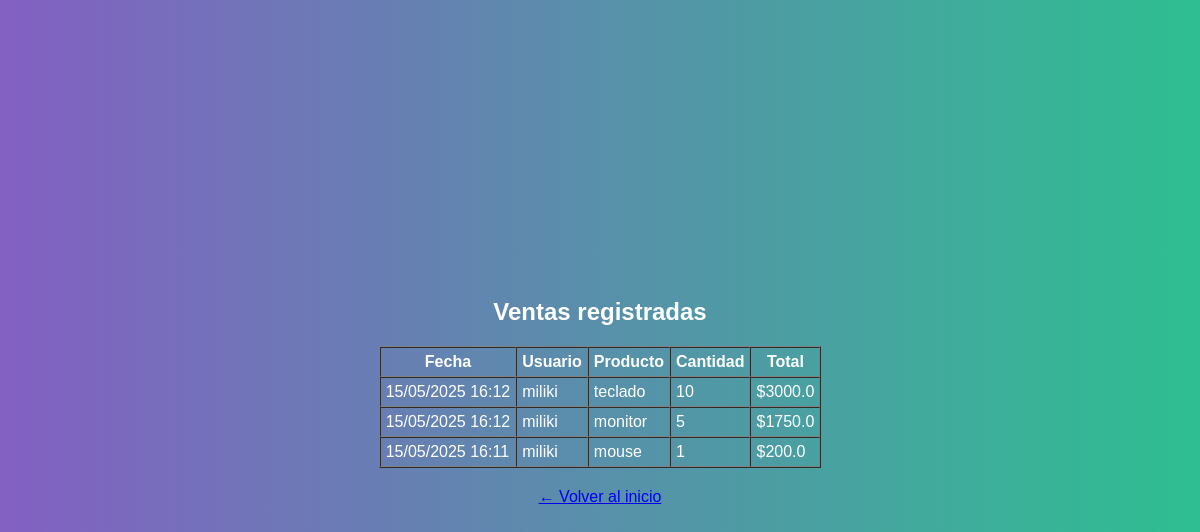
The app's page /ventas (signed in), older data.
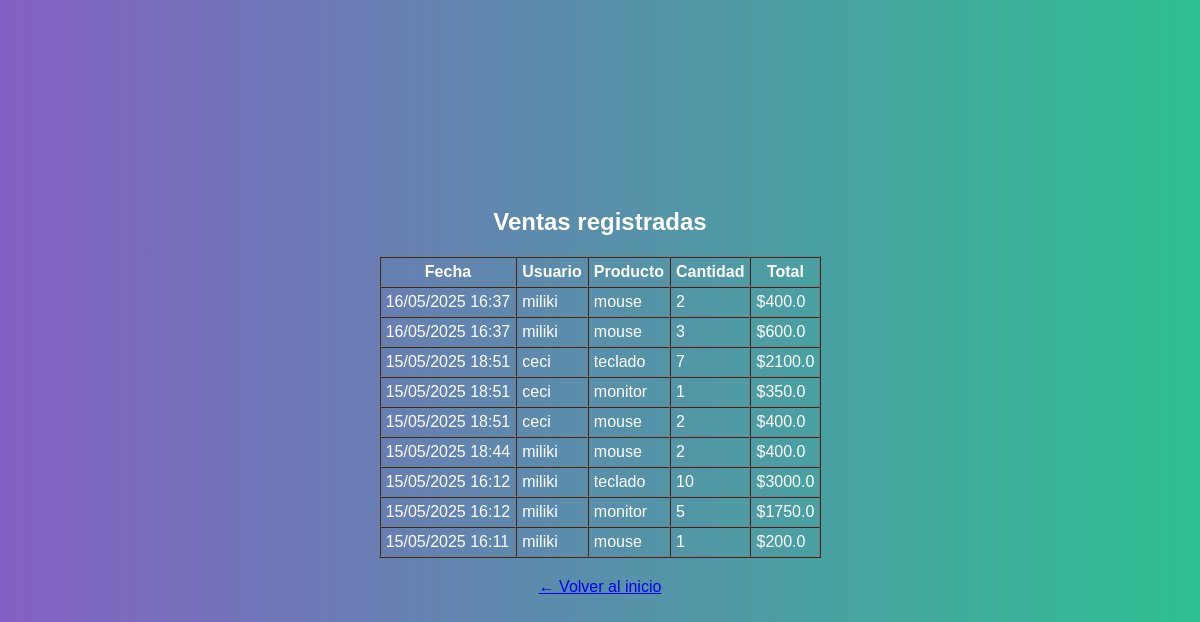
The same page, newer data.
### app/models.py (models this page shows, shortened)
class Venta(db.Model):
    id = db.Column(db.Integer, primary_key=True)
    producto_id = db.Column(db.Integer, db.ForeignKey('producto.id'), nullable=False)
    usuario_id = db.Column(db.Integer, db.ForeignKey('user.id'), nullable=False)
    cantidad = db.Column(db.Integer, nullable=False)
    total = db.Column(db.Float, nullable=False)
    fecha = db.Column(db.DateTime, default=datetime.utcnow)
    producto = db.relationship('Producto', backref='ventas')

class User(UserMixin, db.Model):
    id = db.Column(db.Integer, primary_key=True)
    username = db.Column(db.String(100), nullable=False, unique=True)
    email = db.Column(db.String(150), nullable=False, unique=True)
    password = db.Column(db.String(200), nullable=False)
    role = db.Column(db.String(10), nullable=False, default='user')  # user o admin
    ventas = db.relationship('Venta', backref='usuario', lazy=True)

class Producto(db.Model):
    id = db.Column(db.Integer, primary_key=True)
    nombre = db.Column(db.String(100), nullable=False)
    descripcion = db.Column(db.String(200))
    precio = db.Column(db.Float, nullable=False)
    costo_proveedor = db.Column(db.Float, nullable=False)
    stock = db.Column(db.Integer, nullable=False)
    stock_maximo = db.Column(db.Integer, nullable=False)
    proveedor_id = db.Column(db.Integer, db.ForeignKey('proveedor.id'), nullable=False)

### app/routes.py (the view)
@main.route('/ventas')
@login_required
def listar_ventas():
    if current_user.role != 'admin':
        flash('Acceso denegado')
        return redirect(url_for('main.dashboard'))
    ventas = Venta.query.order_by(Venta.fecha.desc()).all()
    return render_template('listar_ventas.html', ventas=ventas)

### app/templates/listar_ventas.html (shortened to what this page needs)
{% extends 'base.html' %}
{% block content %}
<h2>Ventas registradas</h2>
{% if ventas %}
  <table border="1" cellpadding="5" cellspacing="0">
    <thead>
      <tr>
        <th>Fecha</th>
        <th>Usuario</th>
        <th>Producto</th>
        <th>Cantidad</th>
        <th>Total</th>
      </tr>
    </thead>
    <tbody>
      {% for venta in ventas %}
      <tr>
        <td>{{ venta.fecha.strftime('%d/%m/%Y %H:%M') }}</td>
        <td>{{ venta.usuario.username }}</td>
        <td>{{ venta.producto.nombre }}</td>
        <td>{{ venta.cantidad }}</td>
        <td>${{ venta.total }}</td>
      </tr>
      {% endfor %}
    </tbody>
  </table>
{% else %}
  <p>No se han registrado ventas aún.</p>
{% endif %}
<p style="text-align: center; margin-top: 20px;">
  <a href="{{ url_for('main.dashboard') }}">← Volver al inicio</a>
</p>
{% endblock %}

Row changes from the older to the newer data that the page shows:
added Venta: fecha "16/05/2025 16:37", usuario.username "miliki", producto.nombre "mouse", cantidad "2", total "400.0"
added Venta: fecha "16/05/2025 16:37", usuario.username "miliki", producto.nombre "mouse", cantidad "3", total "600.0"
added Venta: fecha "15/05/2025 18:51", usuario.username "ceci", producto.nombre "teclado", cantidad "7", total "2100.0"
added Venta: fecha "15/05/2025 18:51", usuario.username "ceci", producto.nombre "monitor", cantidad "1", total "350.0"
added Venta: fecha "15/05/2025 18:51", usuario.username "ceci", producto.nombre "mouse", cantidad "2", total "400.0"
added Venta: fecha "15/05/2025 18:44", usuario.username "miliki", producto.nombre "mouse", cantidad "2", total "400.0"
